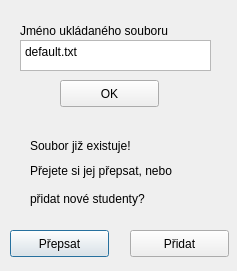
<?xml version="1.0" encoding="UTF-8"?>
<ui version="4.0">
 <class>OverwriteDialog</class>
 <widget class="QDialog" name="OverwriteDialog">
  <property name="geometry">
   <rect>
    <x>0</x>
    <y>0</y>
    <width>237</width>
    <height>271</height>
   </rect>
  </property>
  <property name="windowTitle">
   <string>Vybrat jméno souboru</string>
  </property>
  <widget class="QPushButton" name="pushButton">
   <property name="geometry">
    <rect>
     <x>10</x>
     <y>230</y>
     <width>99</width>
     <height>27</height>
    </rect>
   </property>
   <property name="text">
    <string>Přepsat</string>
   </property>
  </widget>
  <widget class="QPushButton" name="pushButton_2">
   <property name="geometry">
    <rect>
     <x>130</x>
     <y>230</y>
     <width>99</width>
     <height>27</height>
    </rect>
   </property>
   <property name="text">
    <string>Přidat</string>
   </property>
  </widget>
  <widget class="QLabel" name="label">
   <property name="geometry">
    <rect>
     <x>30</x>
     <y>110</y>
     <width>201</width>
     <height>71</height>
    </rect>
   </property>
   <property name="text">
    <string>Soubor již existuje!</string>
   </property>
  </widget>
  <widget class="QLabel" name="label_2">
   <property name="geometry">
    <rect>
     <x>30</x>
     <y>160</y>
     <width>181</width>
     <height>21</height>
    </rect>
   </property>
   <property name="text">
    <string>Přejete si jej přepsat, nebo </string>
   </property>
  </widget>
  <widget class="QLabel" name="label_3">
   <property name="geometry">
    <rect>
     <x>30</x>
     <y>190</y>
     <width>161</width>
     <height>17</height>
    </rect>
   </property>
   <property name="text">
    <string>přidat nové studenty?</string>
   </property>
  </widget>
  <widget class="QLabel" name="label_4">
   <property name="geometry">
    <rect>
     <x>20</x>
     <y>10</y>
     <width>201</width>
     <height>41</height>
    </rect>
   </property>
   <property name="text">
    <string>Jméno ukládaného souboru</string>
   </property>
  </widget>
  <widget class="QPlainTextEdit" name="plainTextEdit">
   <property name="geometry">
    <rect>
     <x>20</x>
     <y>40</y>
     <width>191</width>
     <height>31</height>
    </rect>
   </property>
   <property name="plainText">
    <string>default.txt</string>
   </property>
  </widget>
  <widget class="QPushButton" name="pushButton_3">
   <property name="geometry">
    <rect>
     <x>60</x>
     <y>80</y>
     <width>99</width>
     <height>27</height>
    </rect>
   </property>
   <property name="text">
    <string>OK</string>
   </property>
  </widget>
 </widget>
 <resources/>
 <connections/>
</ui>
